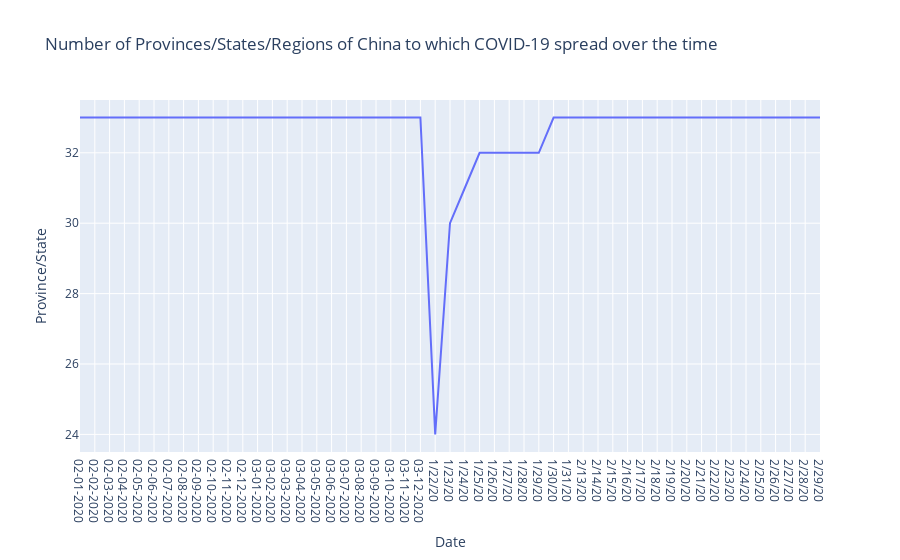
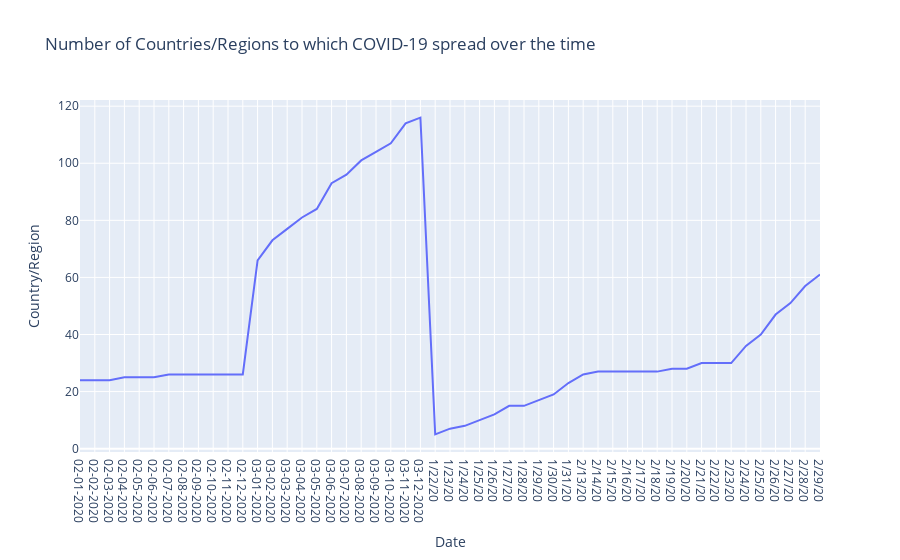

Notebook code for these charts, in order:
### Markdown cell above
# No of Places to which COVID-19 Spread

### Code cell
c_spread = china[china['Confirmed']!=0].groupby('Date')['Province/State'].unique().apply(len)
c_spread = pd.DataFrame(c_spread).reset_index()
fig = px.line(c_spread, x='Date', y='Province/State', 
              title='Number of Provinces/States/Regions of China to which COVID-19 spread over the time')
fig.show()



spread = covid[covid['Confirmed']!=0].groupby('Date')['Country/Region'].unique().apply(len)
spread = pd.DataFrame(spread).reset_index()

fig = px.line(spread, x='Date', y='Country/Region', 
              title='Number of Countries/Regions to which COVID-19 spread over the time')
fig.show()

### Figure 1 — Plotly figure (JSON) as saved in the notebook; plotly's stock layout.template omitted (floating-point values rounded to 4 significant figures)
{"data": [{"hoverlabel": {"namelength": 0}, "hovertemplate": "Date=%{x}<br>Province/State=%{y}", "legendgroup": "", "line": {"color": "#636efa", "dash": "solid"}, "mode": "lines", "name": "", "showlegend": false, "type": "scatter", "x": ["02-01-2020", "02-02-2020", "02-03-2020", "02-04-2020", "02-05-2020", "02-06-2020", "02-07-2020", "02-08-2020", "02-09-2020", "02-10-2020", "02-11-2020", "02-12-2020", "03-01-2020", "03-02-2020", "03-03-2020", "03-04-2020", "03-05-2020", "03-06-2020", "03-07-2020", "03-08-2020", "03-09-2020", "03-10-2020", "03-11-2020", "03-12-2020", "1/22/20", "1/23/20", "1/24/20", "1/25/20", "1/26/20", "1/27/20", "1/28/20", "1/29/20", "1/30/20", "1/31/20", "2/13/20", "2/14/20", "2/15/20", "2/16/20", "2/17/20", "2/18/20", "2/19/20", "2/20/20", "2/21/20", "2/22/20", "2/23/20", "2/24/20", "2/25/20", "2/26/20", "2/27/20", "2/28/20", "2/29/20"], "xaxis": "x", "y": [33, 33, 33, 33, 33, 33, 33, 33, 33, 33, 33, 33, 33, 33, 33, 33, 33, 33, 33, 33, 33, 33, 33, 33, 24, 30, 31, 32, 32, 32, 32, 32, 33, 33, 33, 33, 33, 33, 33, 33, 33, 33, 33, 33, 33, 33, 33, 33, 33, 33, 33], "yaxis": "y"}], "layout": {"legend": {"tracegroupgap": 0}, "title": {"text": "Number of Provinces/States/Regions of China to which COVID-19 spread over the time"}, "xaxis": {"anchor": "y", "domain": [0, 1], "title": {"text": "Date"}}, "yaxis": {"anchor": "x", "domain": [0, 1], "title": {"text": "Province/State"}}}}

### Figure 2 — Plotly figure (JSON) as saved in the notebook; plotly's stock layout.template omitted (floating-point values rounded to 4 significant figures)
{"data": [{"hoverlabel": {"namelength": 0}, "hovertemplate": "Date=%{x}<br>Country/Region=%{y}", "legendgroup": "", "line": {"color": "#636efa", "dash": "solid"}, "mode": "lines", "name": "", "showlegend": false, "type": "scatter", "x": ["02-01-2020", "02-02-2020", "02-03-2020", "02-04-2020", "02-05-2020", "02-06-2020", "02-07-2020", "02-08-2020", "02-09-2020", "02-10-2020", "02-11-2020", "02-12-2020", "03-01-2020", "03-02-2020", "03-03-2020", "03-04-2020", "03-05-2020", "03-06-2020", "03-07-2020", "03-08-2020", "03-09-2020", "03-10-2020", "03-11-2020", "03-12-2020", "1/22/20", "1/23/20", "1/24/20", "1/25/20", "1/26/20", "1/27/20", "1/28/20", "1/29/20", "1/30/20", "1/31/20", "2/13/20", "2/14/20", "2/15/20", "2/16/20", "2/17/20", "2/18/20", "2/19/20", "2/20/20", "2/21/20", "2/22/20", "2/23/20", "2/24/20", "2/25/20", "2/26/20", "2/27/20", "2/28/20", "2/29/20"], "xaxis": "x", "y": [24, 24, 24, 25, 25, 25, 26, 26, 26, 26, 26, 26, 66, 73, 77, 81, 84, 93, 96, 101, 104, 107, 114, 116, 5, 7, 8, 10, 12, 15, 15, 17, 19, 23, 26, 27, 27, 27, 27, 27, 28, 28, 30, 30, 30, 36, 40, 47, 51, 57, 61], "yaxis": "y"}], "layout": {"legend": {"tracegroupgap": 0}, "title": {"text": "Number of Countries/Regions to which COVID-19 spread over the time"}, "xaxis": {"anchor": "y", "domain": [0, 1], "title": {"text": "Date"}}, "yaxis": {"anchor": "x", "domain": [0, 1], "title": {"text": "Country/Region"}}}}
